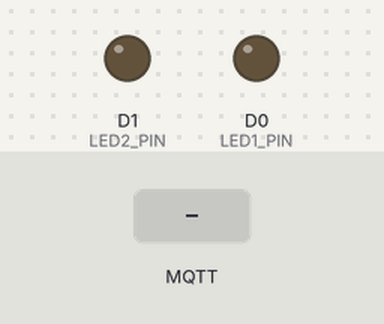
Simulated run of this sketch. Board: ESP8266 (NodeMCU). On the bench: output pins drawn as LEDs (lit = HIGH). The inputs (shaded band) are chosen by the test bench. WiFi joins after 1.5 s; servers stay silent unless stated; random numbers use the default seed unless the sketch sets one; no MQTT or app messages arrive unless stated; what the sketch prints to the serial monitor is not drawn.

Above: at 2.7 s.
2.8 s: MQTT message "led1=" arrives on the first subscribed topic
At 3.5 s:
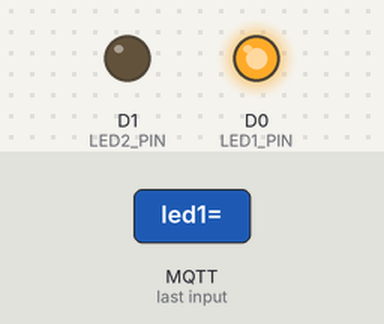
4.3 s: MQTT message "led2=" arrives on the first subscribed topic
At 4.6 s:
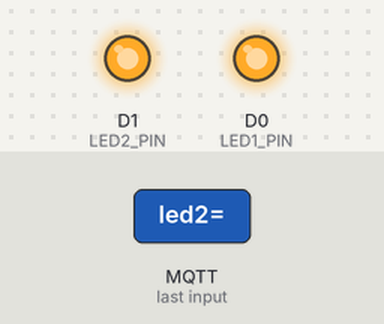
Timing chart, 0 to 7.3 s (numbered marks = the images above; inputs shaded):
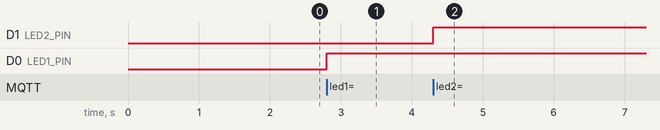

The sketch:

iLED.ino
```cpp
/*
    @desc: this is MQTT example, which publish/subscribe DUT's topics
    @step: 1. connect to WIFI
           2. establish mqtt connection, it's publisher and subscriber
 */

#include <ESP8266WiFi.h>
#include <PubSubClient.h>

#define MSG_BUFFER_SIZE (1024)

//ESP8266 名稱
#define DUTNAME "iLED"

//LEDx2
#define LED1_PIN D0
#define LED2_PIN D1

//mac string
char dut_mac_str[17+1] = {0};

//WIFI網路的 SSID， 密碼
const char* ssid = "your_wifi_ssid";
const char* password = "your_wifi_key";

//Third-party MQTT Broker Domain Name ＆ Port
const char* mqtt_server = "broker.emqx.io";
const int mqtt_port = 1883;

//MQTT topic & message
char send_topic[]="cs/"DUTNAME"/output";
char recv_topic[]="cs/"DUTNAME"/input";

char msg[MSG_BUFFER_SIZE];


WiFiClient espClient;
PubSubClient client(espClient);

//count time
unsigned long lastMsg = 0;

void setup_wifi() {

  delay(10);

  //Start to connect to WIFI
  printf("Connecting to %s\n", ssid);
  WiFi.mode(WIFI_STA);
  WiFi.begin(ssid, password);

  while (WiFi.status() != WL_CONNECTED) {
    delay(500);
    printf(".");
  }

  printf("WiFi connected, IP:%s\n", WiFi.localIP().toString().c_str());
  //取得Mac資訊
  byte dut_mac[6];
  WiFi.macAddress(dut_mac);
  sprintf( dut_mac_str, "%02X:%02X:%02X:%02X:%02X:%02X", dut_mac[0], dut_mac[1], dut_mac[2], dut_mac[3], dut_mac[4], dut_mac[5]);
}

void mqttconnect() {
  // Loop until we're reconnected
  while (!client.connected()) {
    printf("Attempting MQTT connection...\n");

    // Create a random client ID
    String clientId = "ESP8266Client-";
    clientId += String(random(0xffff), HEX);

    // Attempt to connect
    printf("client id:%s\n", clientId.c_str());
    if (client.connect(clientId.c_str())) {
      printf("MQTT connected\n");
      client.subscribe(recv_topic);
    } else {
      printf("failed, rc=%d\n", client.state());

      //Wait 5 seconds before retrying
      printf(" try again in 5 seconds\n");
      delay(5000);
    }
  }
}

void recvcallback(char* topic, byte* payload, unsigned int length) {
  Serial.print("Message arrived [");
  Serial.print(topic);
  Serial.print("] ");

  char str[64] = {0};
  char *strsft;
  memset(str, 0, sizeof(str));
  memcpy(str, payload, length);

  int val = -1;
  strsft = strstr(str,"led1=");
  if(strsft != NULL){
    sscanf(strsft,"led1=%d", &val);
    digitalWrite(LED1_PIN,val);
    printf("Set LED1 to %s\n", (val==1)?"Enable":"Disable");
  }

  strsft = strstr(str,"led2=");
  if(strsft != NULL){
    sscanf(strsft,"led2=%d", &val);
    digitalWrite(LED2_PIN,val);
    printf("Set LED2 to %s\n", (val==1)?"Enable":"Disable");
  }
}

void setup() {
  //console baud rate
  Serial.begin(115200);

  //LED 輸出模式
  pinMode(LED1_PIN,OUTPUT);
  pinMode(LED2_PIN,OUTPUT);

  //啟動WiFi連線
  setup_wifi();

  //設定 MQTT Broker ＆ Port
  client.setServer(mqtt_server, mqtt_port);
  client.setCallback(recvcallback);
}


void loop() {

  if (!client.connected()) {
    //啟動 MQTT 連線
    mqttconnect();
  }
  client.loop();

  //每2秒回報1次
  unsigned long now = millis();
  if (now - lastMsg > 2000) {
    lastMsg = now;

    //取得IP資訊
    IPAddress cur_own_ip;
    cur_own_ip = WiFi.localIP();

    snprintf (msg, MSG_BUFFER_SIZE, "{\"rescmd\":\"18\",\"ret\":\"OK\",\"value\":{\"N\":\"%s\",\"GPS\":0,\"IP\":\"%s\",\"Mac\":\"%s\",\"Lat\":0,\"Lng\":0,\"Key\":\"N/A\"}}", DUTNAME, cur_own_ip.toString().c_str(), dut_mac_str);
    printf("Publish message: %s\n",msg);
    client.publish(send_topic, msg, true);
  }
}
```

Measured:
- after the input at 2.8 s, D0 (LED1_PIN): LOW → HIGH at once
- after the input at 4.3 s, D1 (LED2_PIN): LOW → HIGH at once
